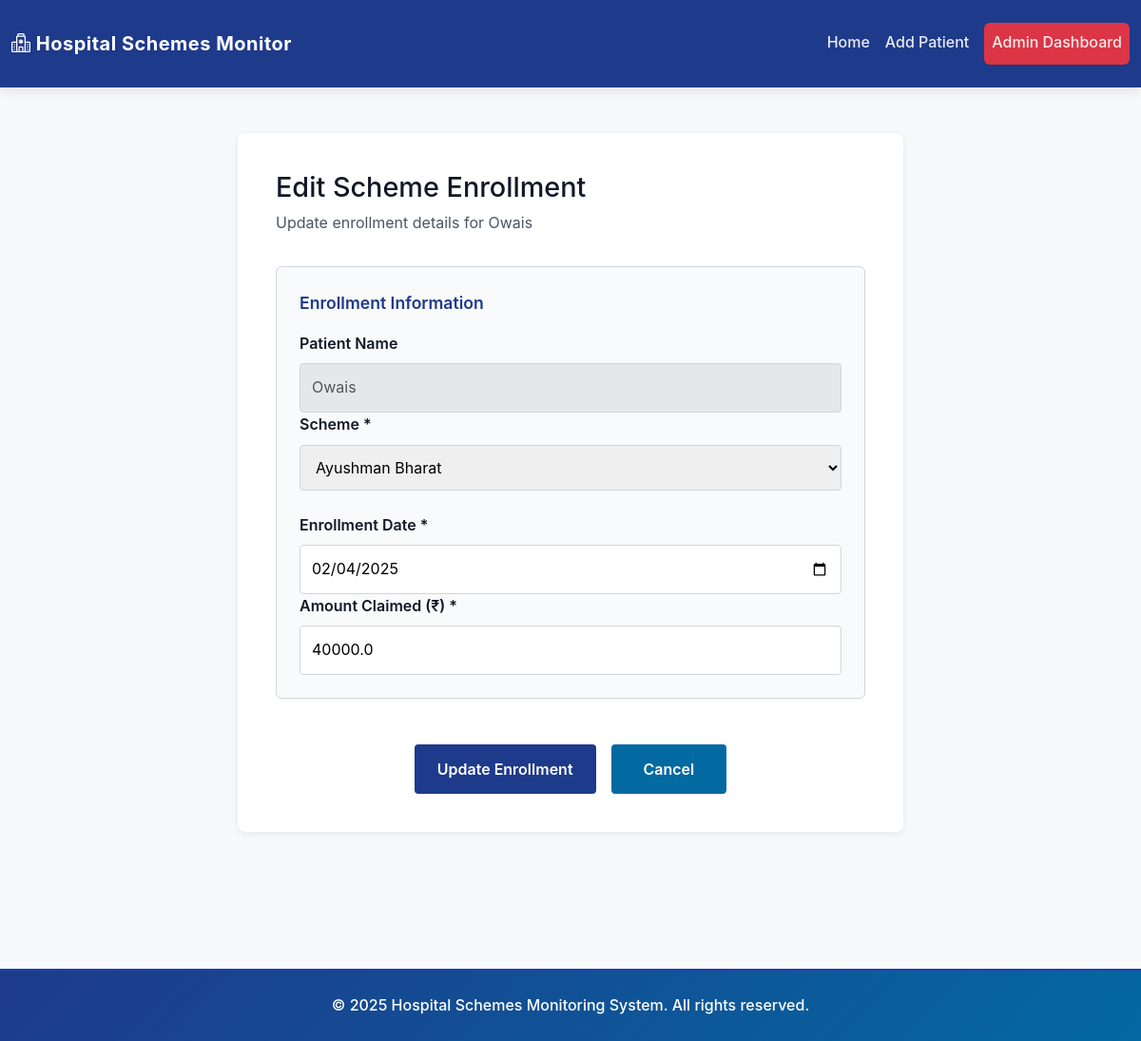
/edit-enrollment/4, run on the app's committed database.
### tables this page shows
CREATE TABLE patient (
                patient_id INTEGER PRIMARY KEY AUTOINCREMENT,
                name TEXT NOT NULL,
                dob DATE NOT NULL,
                email TEXT,
                address TEXT
            );

CREATE TABLE patient_scheme_enrollment (
                enrollment_id INTEGER PRIMARY KEY AUTOINCREMENT,
                patient_id INTEGER NOT NULL,
                scheme_id INTEGER NOT NULL,
                enroll_date DATE NOT NULL,
                amt_claimed REAL DEFAULT 0,
                FOREIGN KEY(patient_id) REFERENCES patient(patient_id),
                FOREIGN KEY(scheme_id) REFERENCES scheme(scheme_id)
            );

CREATE TABLE scheme (
                scheme_id INTEGER PRIMARY KEY AUTOINCREMENT,
                sname TEXT NOT NULL UNIQUE,
                dscript TEXT,
                start_date DATE NOT NULL
            );

### app.py (the view, shortened to what this page needs)
@app.route('/edit-enrollment/<int:enrollment_id>', methods=['GET', 'POST'])
def edit_enrollment(enrollment_id):
    db = get_db()
    cursor = db.cursor()
    cursor.execute('''
        SELECT pse.*, p.name as patient_name, s.sname
        FROM patient_scheme_enrollment pse
        JOIN patient p ON pse.patient_id = p.patient_id
        JOIN scheme s ON pse.scheme_id = s.scheme_id
        WHERE enrollment_id = ?
    ''', (enrollment_id,))
    enrollment = cursor.fetchone()
    cursor.execute('SELECT scheme_id, sname FROM scheme')
    schemes = cursor.fetchall()
    db.close()
    if not enrollment:
        flash('Enrollment not found', 'error')
        return redirect(url_for('admin'))
    return render_template('edit_enrollment.html', enrollment=enrollment, schemes=schemes)

### app.py (called while the page is built)
def get_db():
    conn = sqlite3.connect(DATABASE)
    conn.row_factory = sqlite3.Row
    return conn

### templates/edit_enrollment.html (shortened to what this page needs)
{% extends "base.html" %}
{% block content %}
<section class="form-section">
    <div class="form-container">
        <h2>Edit Scheme Enrollment</h2>
        <p class="form-subtitle">Update enrollment details for {{ enrollment.patient_name }}</p>
        <form method="POST" class="patient-form">
            <fieldset class="form-group">
                <legend>Enrollment Information</legend>
                <div class="form-field">
                    <label>Patient Name</label>
                    <input type="text" value="{{ enrollment.patient_name }}" disabled style="background-color: #e5e7eb; cursor: not-allowed;">
                </div>
                <div class="form-row">
                    <div class="form-field">
                        <label for="scheme_id">Scheme *</label>
                        <select id="scheme_id" name="scheme_id" required>
                            {% for scheme in schemes %}
                            <option value="{{ scheme.scheme_id }}" {% if scheme.scheme_id == enrollment.scheme_id %}selected{% endif %}>
                                {{ scheme.sname }}
                            </option>
                            {% endfor %}
                        </select>
                    </div>
                    <div class="form-field">
                        <label for="enroll_date">Enrollment Date *</label>
                        <input type="date" id="enroll_date" name="enroll_date" value="{{ enrollment.enroll_date }}" required>
                    </div>
                </div>
                <div class="form-field">
                    <label for="amt_claimed">Amount Claimed (₹) *</label>
                    <input type="number" id="amt_claimed" name="amt_claimed" step="0.01" min="0" value="{{ enrollment.amt_claimed }}" required>
                </div>
            </fieldset>
            <div class="form-actions">
                <button type="submit" class="btn btn-primary">Update Enrollment</button>
                <a href="{{ url_for('admin') }}" class="btn btn-secondary">Cancel</a>
            </div>
        </form>
    </div>
</section>
{% endblock %}

### static/style.css (style rules this page uses)
:root { --primary-color: #1e3a8a; --secondary-color: #0369a1; --accent-color: #dc2626; --success-color: #16a34a; --neutral-50: #f9fafb; --neutral-100: #f3f4f6; --neutral-200: #e5e7eb; --neutral-600: #4b5563; --neutral-900: #111827; --border-color: #d1d5db; }
* { margin: 0; padding: 0; box-sizing: border-box; }
body { font-family: -apple-system, BlinkMacSystemFont, "Segoe UI", Roboto, "Helvetica Neue", Arial, sans-serif; line-height: 1.6; color: var(--neutral-900); background-color: #f8f9fa; }
.btn { display: inline-block; padding: 0.75rem 2rem; border-radius: 4px; text-decoration: none; font-weight: 600; border: 2px solid transparent; cursor: pointer; transition: all 0.3s ease; font-size: 1rem; }
.btn-primary { background-color: #1e3a8a; border: none; padding: 0.6rem 1.5rem; font-weight: 600; transition: all 0.3s ease; color: white; }
.btn-secondary { background-color: var(--secondary-color); color: white; }
.form-section { margin-bottom: 3rem; }
.form-container { max-width: 700px; margin: 0 auto; background: white; padding: 2.5rem; border-radius: 8px; box-shadow: 0 2px 8px rgba(0, 0, 0, 0.08); }
.form-container h2 { font-size: 1.8rem; margin-bottom: 0.5rem; color: var(--neutral-900); }
.form-subtitle { color: var(--neutral-600); margin-bottom: 2rem; }
.patient-form { display: flex; flex-direction: column; gap: 2rem; }
.form-group { border: 1px solid var(--border-color); padding: 1.5rem; border-radius: 6px; background-color: var(--neutral-50); }
fieldset { border: none; padding: 0; margin: 0; }
legend { font-size: 1.1rem; font-weight: 600; color: var(--primary-color); margin-bottom: 1rem; padding: 0; }
.form-row { display: grid; grid-template-columns: repeat(auto-fit, minmax(300px, 1fr)); gap: 1.5rem; }
.form-field { display: flex; flex-direction: column; }
.form-field label { font-weight: 600; margin-bottom: 0.5rem; color: var(--neutral-900); }
.form-field input, .form-field select { padding: 0.75rem; border: 1px solid var(--border-color); border-radius: 4px; font-size: 1rem; font-family: inherit; transition: border-color 0.3s ease; }
.form-actions { display: flex; gap: 1rem; justify-content: center; margin-top: 1rem; }

### data on the page
patient: patient_name "Owais"
patient_scheme_enrollment: scheme_id "Ayushman Bharat", enroll_date "02/04/2025", amt_claimed "40000.0"
